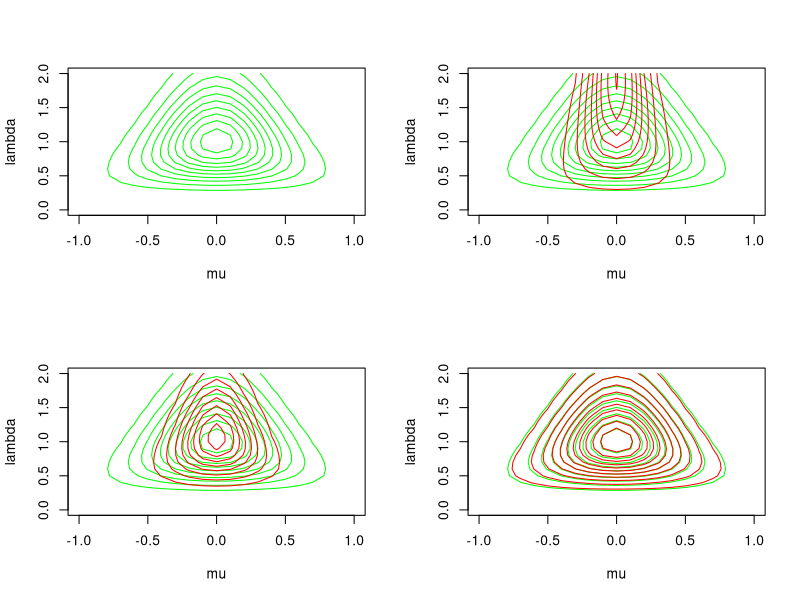

The R script that drew this image:
# Description: 
#   Variational bayes for univariate Gaussian
#
# Details:
#   Chapter 21 of Kevin Murphy's book `Machine Learning: a 
#   probabilistic approach` provides a detailed explanation.
#   It doesn't provide much in the way of code though.  
#   This Gist is a brief demo of the KL(p,q) and KL(q,p) 
#   for 2d Gaussian, as described on pages 734.
#
# License: GNU v3
#
# Date: October 18, 2016
#
# Authors:
#    Rcode was modified by Jiali Lin.
#    Depts. of Statistics, Virginia Tech,
#    Hutcheson Hall, 403K, Blacksburg, VA 24061 
#
# References:
#    https://pmtk3.googlecode.com.

rm(list = ls())

# Make data with mean 0 and unit variance
set.seed(12);
N = 10; D = 1;
data = runif(N);
data = (data - mean(data)) / sd(data);
m = mean(data);
s = sum(data);
data = matrix(data);
sSq = sum(data*data);
xbar = m;
sigma2Hat = sSq/N - xbar^2;

# The true posterior model using normal gamma prior
# hyper parameters
a0 = 0; b0 = 0; mu0 = 0; kappa0 = 0;
truePost = list()
truePost$mu = mean(data);
truePost$kappa = N;
truePost$alpha = N/2;
truePost$beta = 1/2*sum((data - m)^2);

# Initialize VB to fit univariate gaussian
# initial guess
aN = 2.5; bN = 1;
muN = 0.5; kappaN = 5;

# plot target distribution
mu <- seq(-1.0 , 1.0 , by = 0.1)
lambda <- seq(0, 2, by = 0.1)

TrueNormalGammaPdf <- function(mu, lambda){
  muprior = truePost$mu; kappa = truePost$kappa;  
  alpha = truePost$alpha; beta = truePost$beta;
  C = (beta^alpha * sqrt(kappa)) / (gamma(alpha) * sqrt(2 * pi))
  p = C * (lambda^(alpha-1/2)) * (exp(-beta * lambda)) *  
    (exp(-kappa/2* (lambda * (mu - muprior)^2)))
  return(p)
}

# Posterior
vbPost <- function(mu, lambda){
  C = (bN^aN * sqrt(kappaN)) / (gamma(aN) * sqrt(2 * pi))
  p = C * (lambda^(aN-1/2)) * (exp(-bN * lambda)) *  
    (exp(-kappaN/2* (lambda * (mu - muN)^2)))
  return(p)
}

dens <- outer(mu, lambda, TrueNormalGammaPdf)

par(mfrow = c(2, 2))
contour(mu, lambda, dens, 
        xlab = 'mu', ylab = 'lambda', col = 'green', drawlabels = F)

iter = 1;
Lq = 0; 
maxIter = 100;
converged = FALSE;
tol = 1e-5;
Lbound = rep(NA, maxIter); Lbound[1] = Lq;

while ((!converged) & (iter < maxIter)) {
  LqOld = Lq;
  
  # update q(mu)
  elambda = aN / bN;
  muN = (kappa0 * mu0 + N * m) / (kappa0 + N);
  kappaN = (kappa0 + N) * elambda;
  
  if (iter == 1){
    dens <- outer(mu, lambda, TrueNormalGammaPdf)
    contour(mu, lambda, dens, 
            xlab = 'mu', ylab = 'lambda', col = 'green', drawlabels = F)
    dens <- outer(mu, lambda, vbPost)
    contour(mu, lambda, dens, 
            xlab = 'mu', ylab = 'lambda', col = 'red', add = T, drawlabels = F)
  }
  
  # update q(lambda)
  emu = muN;
  emuSquare = 1/kappaN + muN^2;
  aN = a0 + (N+1)/2;
  bN = b0 + 1/2 * ((sSq + kappa0 * mu0^2) - 2 * emu *(s + kappa0 * mu0) + emuSquare*(kappa0+N));
  if (iter == 1){
    dens <- outer(mu, lambda, TrueNormalGammaPdf)
    contour(mu, lambda, dens, 
            xlab = 'mu', ylab = 'lambda', col = 'green', drawlabels = F)
    dens <- outer(mu, lambda, vbPost)
    contour(mu, lambda, dens, 
            xlab = 'mu', ylab = 'lambda', col = 'red', add = T, drawlabels = F)
  }
  
  Lq = 1/2 * log(1/kappaN) + log(gamma(aN)) - aN * log(bN);
  Lbound[iter] = Lq;
  if (iter > 1){
    if (Lq - LqOld < -tol){
      cat('Lq did not increase, iter =', iter, "\n");
    } else if (abs(Lq - LqOld) < tol){
      converged = TRUE;
    }
  }
  
  iter = iter + 1;
  
}

cat('Total # of iterations:', iter, "\n");
dens <- outer(mu, lambda, TrueNormalGammaPdf)
contour(mu, lambda, dens, 
        xlab = 'mu', ylab = 'lambda', col = 'green', drawlabels = F)
dens <- outer(mu, lambda, vbPost)
contour(mu, lambda, dens, 
        xlab = 'mu', ylab = 'lambda', col = 'red', add = T, drawlabels = F)